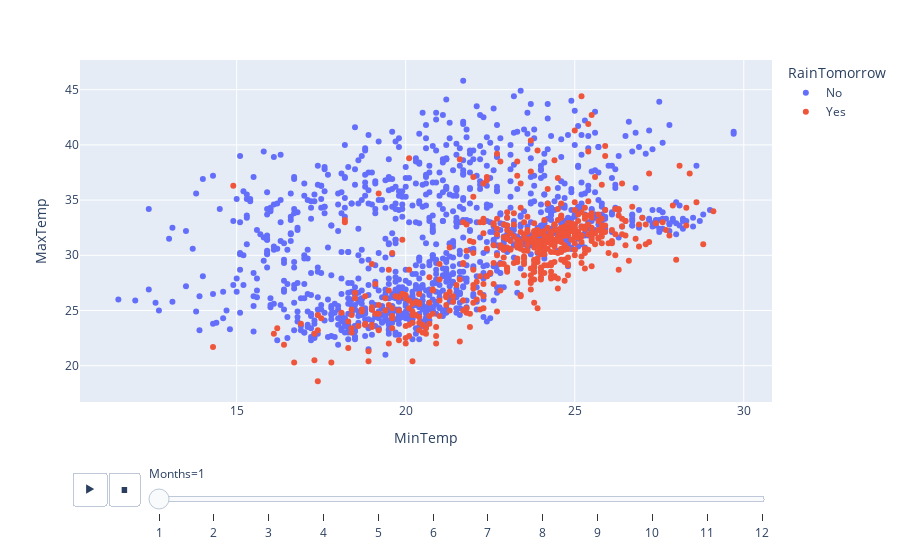

Notebook code for this chart:
### Code cell
px.scatter(data_frame = df_temp,
           x = 'MinTemp',
           y = 'MaxTemp',
           color = 'RainTomorrow',
           animation_frame = 'Months'
           )

### Figure 1 — Plotly figure (JSON) as saved in the notebook; plotly's stock layout.template omitted (floating-point values rounded to 4 significant figures; data arrays with more than 128 entries replaced by an {"elided": "..."} marker saying what was removed)
{"data": [{"hovertemplate": "RainTomorrow=No<br>Months=1<br>MinTemp=%{x}<br>MaxTemp=%{y}<extra></extra>", "legendgroup": "No", "marker": {"color": "#636efa", "symbol": "circle"}, "mode": "markers", "name": "No", "orientation": "v", "showlegend": true, "type": "scatter", "x": {"elided": "1150 float values"}, "xaxis": "x", "y": {"elided": "1150 float values"}, "yaxis": "y"}, {"hovertemplate": "RainTomorrow=Yes<br>Months=1<br>MinTemp=%{x}<br>MaxTemp=%{y}<extra></extra>", "legendgroup": "Yes", "marker": {"color": "#EF553B", "symbol": "circle"}, "mode": "markers", "name": "Yes", "orientation": "v", "showlegend": true, "type": "scatter", "x": {"elided": "516 float values"}, "xaxis": "x", "y": {"elided": "516 float values"}, "yaxis": "y"}], "layout": {"legend": {"title": {"text": "RainTomorrow"}, "tracegroupgap": 0}, "margin": {"t": 60}, "sliders": [{"active": 0, "currentvalue": {"prefix": "Months="}, "len": 0.9, "pad": {"b": 10, "t": 60}, "steps": [{"args": [["1"], {"frame": {"duration": 0, "redraw": false}, "fromcurrent": true, "mode": "immediate", "transition": {"duration": 0, "easing": "linear"}}], "label": "1", "method": "animate"}, {"args": [["2"], {"frame": {"duration": 0, "redraw": false}, "fromcurrent": true, "mode": "immediate", "transition": {"duration": 0, "easing": "linear"}}], "label": "2", "method": "animate"}, {"args": [["3"], {"frame": {"duration": 0, "redraw": false}, "fromcurrent": true, "mode": "immediate", "transition": {"duration": 0, "easing": "linear"}}], "label": "3", "method": "animate"}, {"args": [["4"], {"frame": {"duration": 0, "redraw": false}, "fromcurrent": true, "mode": "immediate", "transition": {"duration": 0, "easing": "linear"}}], "label": "4", "method": "animate"}, {"args": [["5"], {"frame": {"duration": 0, "redraw": false}, "fromcurrent": true, "mode": "immediate", "transition": {"duration": 0, "easing": "linear"}}], "label": "5", "method": "animate"}, {"args": [["6"], {"frame": {"duration": 0, "redraw": false}, "fromcurrent": true, "mode": "immediate", "transition": {"duration": 0, "easing": "linear"}}], "label": "6", "method": "animate"}, {"args": [["7"], {"frame": {"duration": 0, "redraw": false}, "fromcurrent": true, "mode": "immediate", "transition": {"duration": 0, "easing": "linear"}}], "label": "7", "method": "animate"}, {"args": [["8"], {"frame": {"duration": 0, "redraw": false}, "fromcurrent": true, "mode": "immediate", "transition": {"duration": 0, "easing": "linear"}}], "label": "8", "method": "animate"}, {"args": [["9"], {"frame": {"duration": 0, "redraw": false}, "fromcurrent": true, "mode": "immediate", "transition": {"duration": 0, "easing": "linear"}}], "label": "9", "method": "animate"}, {"args": [["10"], {"frame": {"duration": 0, "redraw": false}, "fromcurrent": true, "mode": "immediate", "transition": {"duration": 0, "easing": "linear"}}], "label": "10", "method": "animate"}, {"args": [["11"], {"frame": {"duration": 0, "redraw": false}, "fromcurrent": true, "mode": "immediate", "transition": {"duration": 0, "easing": "linear"}}], "label": "11", "method": "animate"}, {"args": [["12"], {"frame": {"duration": 0, "redraw": false}, "fromcurrent": true, "mode": "immediate", "transition": {"duration": 0, "easing": "linear"}}], "label": "12", "method": "animate"}], "x": 0.1, "xanchor": "left", "y": 0, "yanchor": "top"}], "updatemenus": [{"buttons": [{"args": [null, {"frame": {"duration": 500, "redraw": false}, "fromcurrent": true, "mode": "immediate", "transition": {"duration": 500, "easing": "linear"}}], "label": "&#9654;", "method": "animate"}, {"args": [[null], {"frame": {"duration": 0, "redraw": false}, "fromcurrent": true, "mode": "immediate", "transition": {"duration": 0, "easing": "linear"}}], "label": "&#9724;", "method": "animate"}], "direction": "left", "pad": {"r": 10, "t": 70}, "showactive": false, "type": "buttons", "x": 0.1, "xanchor": "right", "y": 0, "yanchor": "top"}], "xaxis": {"anchor": "y", "domain": [0, 1], "title": {"text": "MinTemp"}}, "yaxis": {"anchor": "x", "domain": [0, 1], "title": {"text": "MaxTemp"}}}}
